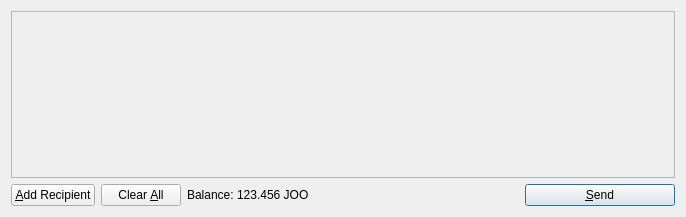
<?xml version="1.0" encoding="UTF-8"?>
<ui version="4.0">
 <class>SendCoinsDialog</class>
 <widget class="QDialog" name="SendCoinsDialog">
  <property name="geometry">
   <rect>
    <x>0</x>
    <y>0</y>
    <width>686</width>
    <height>217</height>
   </rect>
  </property>
  <property name="windowTitle">
   <string>Send Coins</string>
  </property>
  <layout class="QVBoxLayout" name="verticalLayout">
   <item>
    <widget class="QScrollArea" name="scrollArea">
     <property name="widgetResizable">
      <bool>true</bool>
     </property>
     <widget class="QWidget" name="scrollAreaWidgetContents">
      <property name="geometry">
       <rect>
        <x>0</x>
        <y>0</y>
        <width>666</width>
        <height>165</height>
       </rect>
      </property>
      <layout class="QVBoxLayout" name="verticalLayout_2">
       <property name="margin">
        <number>0</number>
       </property>
       <item>
        <layout class="QVBoxLayout" name="entries">
         <property name="spacing">
          <number>6</number>
         </property>
        </layout>
       </item>
       <item>
        <spacer name="verticalSpacer">
         <property name="orientation">
          <enum>Qt::Vertical</enum>
         </property>
         <property name="sizeHint" stdset="0">
          <size>
           <width>20</width>
           <height>40</height>
          </size>
         </property>
        </spacer>
       </item>
      </layout>
     </widget>
    </widget>
   </item>
   <item>
    <layout class="QHBoxLayout" name="horizontalLayout">
     <item>
      <widget class="QPushButton" name="addButton">
       <property name="toolTip">
        <string>Send to multiple recipients at once</string>
       </property>
       <property name="text">
        <string>&amp;Add Recipient</string>
       </property>
       <property name="icon">
        <iconset resource="../bitcoin.qrc">
         <normaloff>:/icons/add</normaloff>:/icons/add</iconset>
       </property>
       <property name="autoDefault">
        <bool>false</bool>
       </property>
      </widget>
     </item>
     <item>
      <widget class="QPushButton" name="clearButton">
       <property name="sizePolicy">
        <sizepolicy hsizetype="Minimum" vsizetype="Fixed">
         <horstretch>0</horstretch>
         <verstretch>0</verstretch>
        </sizepolicy>
       </property>
       <property name="toolTip">
        <string>Remove all transaction fields</string>
       </property>
       <property name="text">
        <string>Clear &amp;All</string>
       </property>
       <property name="icon">
        <iconset resource="../bitcoin.qrc">
         <normaloff>:/icons/remove</normaloff>:/icons/remove</iconset>
       </property>
       <property name="autoRepeatDelay">
        <number>300</number>
       </property>
       <property name="autoDefault">
        <bool>false</bool>
       </property>
      </widget>
     </item>
     <item>
      <layout class="QHBoxLayout" name="horizontalLayout_2">
       <property name="spacing">
        <number>3</number>
       </property>
       <item>
        <widget class="QLabel" name="label">
         <property name="text">
          <string>Balance:</string>
         </property>
        </widget>
       </item>
       <item>
        <widget class="QLabel" name="labelBalance">
         <property name="cursor">
          <cursorShape>IBeamCursor</cursorShape>
         </property>
         <property name="text">
          <string>123.456 JOO</string>
         </property>
         <property name="textInteractionFlags">
          <set>Qt::LinksAccessibleByMouse|Qt::TextSelectableByKeyboard|Qt::TextSelectableByMouse</set>
         </property>
        </widget>
       </item>
      </layout>
     </item>
     <item>
      <spacer name="horizontalSpacer">
       <property name="orientation">
        <enum>Qt::Horizontal</enum>
       </property>
       <property name="sizeHint" stdset="0">
        <size>
         <width>40</width>
         <height>20</height>
        </size>
       </property>
      </spacer>
     </item>
     <item>
      <widget class="QPushButton" name="sendButton">
       <property name="minimumSize">
        <size>
         <width>150</width>
         <height>0</height>
        </size>
       </property>
       <property name="toolTip">
        <string>Confirm the send action</string>
       </property>
       <property name="text">
        <string>&amp;Send</string>
       </property>
       <property name="icon">
        <iconset resource="../bitcoin.qrc">
         <normaloff>:/icons/send</normaloff>:/icons/send</iconset>
       </property>
       <property name="default">
        <bool>true</bool>
       </property>
      </widget>
     </item>
    </layout>
   </item>
  </layout>
 </widget>
 <resources>
  <include location="../bitcoin.qrc"/>
 </resources>
 <connections/>
</ui>
